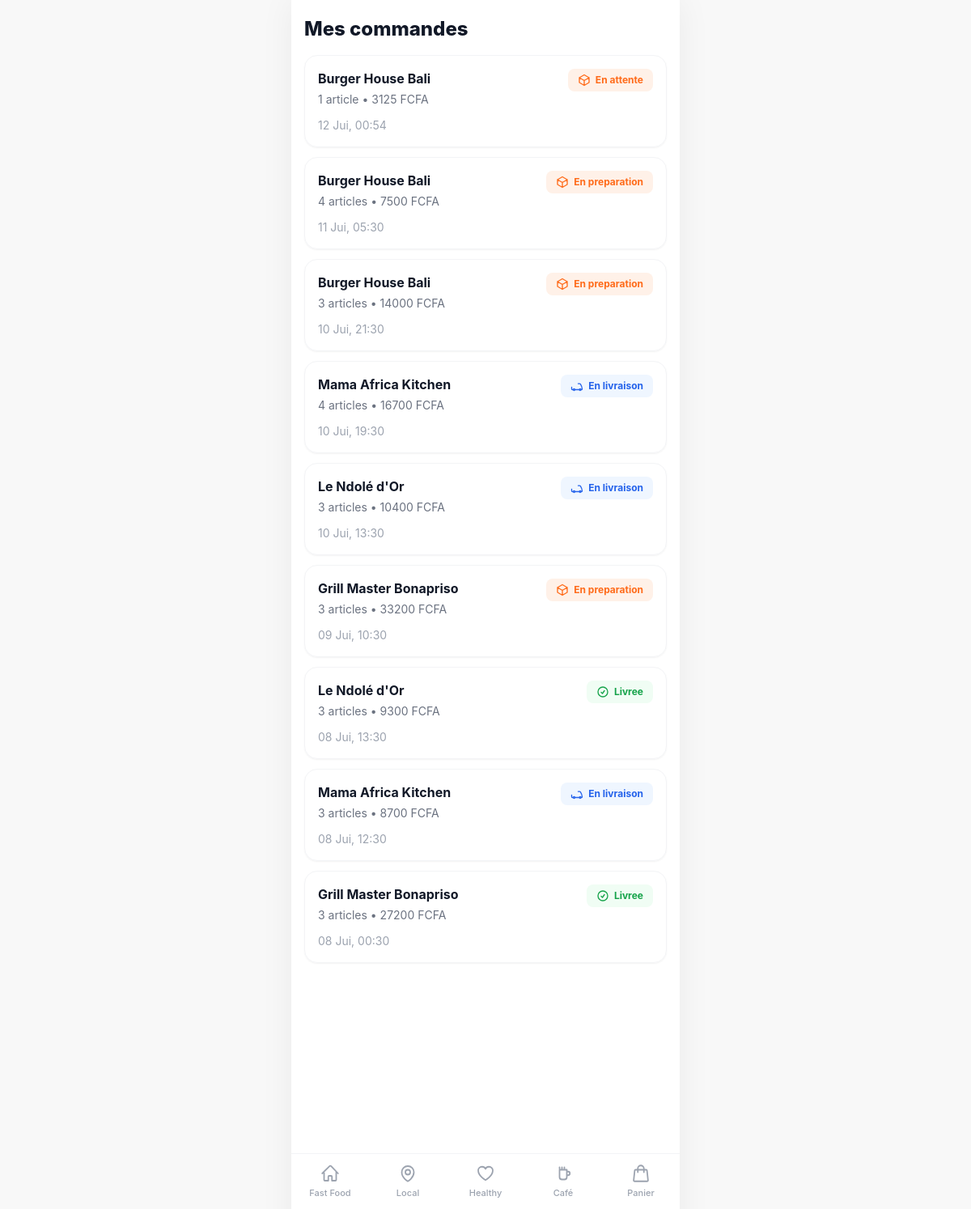
Page /commandes/ (signed in) on the committed database.
### apps/orders/models.py (models this page shows, shortened)
class Order(TimeStampedModel):
    class Status(models.TextChoices):
        PENDING = "pending", "En attente"
        CONFIRMED = "confirmed", "Confirmee"
        PREPARING = "preparing", "En preparation"
        READY = "ready", "Prete"
        PICKED_UP = "picked_up", "Recuperee"
        ON_THE_WAY = "on_the_way", "En livraison"
        DELIVERED = "delivered", "Livree"
        CANCELLED = "cancelled", "Annulee"
    class Payment(models.TextChoices):
        CASH = "cash", "Especes a la livraison"
        MOMO = "momo", "Mobile Money"
        OM = "om", "Orange Money"
        CARD = "card", "Carte bancaire"
    number = models.CharField(max_length=14, unique=True, blank=True, db_index=True)
    share_token = models.CharField(max_length=22, unique=True, blank=True, db_index=True)
    customer = models.ForeignKey(settings.AUTH_USER_MODEL, on_delete=models.CASCADE,
                                 related_name="orders")
    restaurant = models.ForeignKey(Restaurant, on_delete=models.PROTECT, related_name="orders")
    driver = models.ForeignKey(settings.AUTH_USER_MODEL, on_delete=models.SET_NULL,
                               null=True, blank=True, related_name="deliveries")
    status = models.CharField(max_length=14, choices=Status.choices, default=Status.PENDING)
    payment_method = models.CharField(max_length=8, choices=Payment.choices, default=Payment.CASH)
    items_total = models.PositiveIntegerField(default=0)
    delivery_fee = models.PositiveIntegerField(default=0)
    discount = models.PositiveIntegerField(default=0)
    total = models.PositiveIntegerField(default=0)
    delivery_address = models.CharField(max_length=255, blank=True)
    delivery_lat = models.FloatField(null=True, blank=True)
    delivery_lng = models.FloatField(null=True, blank=True)
    driver_lat = models.FloatField(null=True, blank=True)
    driver_lng = models.FloatField(null=True, blank=True)
    notes = models.TextField(blank=True)
    promo_code = models.CharField(max_length=24, blank=True)
    confirmed_at = models.DateTimeField(null=True, blank=True)
    delivered_at = models.DateTimeField(null=True, blank=True)
    class Meta:
        ordering = ["-created_at"]
        indexes = [models.Index(fields=["status"]), models.Index(fields=["-created_at"])]
    @property
    def item_count(self):
        return sum(i.quantity for i in self.items.all())
    @property
    def status_label(self):
        return self.get_status_display()

class OrderItem(models.Model):
    order = models.ForeignKey(Order, on_delete=models.CASCADE, related_name="items")
    dish = models.ForeignKey(Dish, on_delete=models.SET_NULL, null=True, related_name="order_items")
    name = models.CharField(max_length=140)        # snapshot
    unit_price = models.PositiveIntegerField()      # snapshot (prix paye)
    quantity = models.PositiveSmallIntegerField(default=1)

### apps/restaurants/models.py (models this page shows, shortened)
class Restaurant(TimeStampedModel):
    owner = models.ForeignKey(
        settings.AUTH_USER_MODEL, on_delete=models.CASCADE, related_name="restaurants")
    name = models.CharField(max_length=140)
    slug = models.SlugField(max_length=160, unique=True, blank=True)
    share_token = models.CharField(max_length=22, unique=True, blank=True, db_index=True)
    tagline = models.CharField(max_length=60, blank=True,
                               help_text="Badge ex: Cuisine Locale / Premium")
    bio = models.TextField(blank=True, help_text="Description / bio du restaurant")
    logo = models.ImageField(upload_to="restaurants/logos/", blank=True, null=True)
    cover_image = models.ImageField(upload_to="restaurants/covers/", blank=True, null=True)
    categories = models.ManyToManyField(Category, blank=True, related_name="restaurants")
    neighborhood = models.CharField(max_length=80, blank=True,
                                    help_text="Quartier ex: Bonanjo, Akwa, Bonapriso, Bali")
    city = models.CharField(max_length=80, default="Douala")
    address = models.CharField(max_length=255, blank=True)
    lat = models.FloatField(null=True, blank=True)
    lng = models.FloatField(null=True, blank=True)
    delivery_fee = models.PositiveIntegerField(default=500, help_text="Frais livraison en FCFA")
    delivery_time_min = models.PositiveSmallIntegerField(default=20)
    delivery_time_max = models.PositiveSmallIntegerField(default=40)
    min_order = models.PositiveIntegerField(default=0)
    brand_color = models.CharField(max_length=9, default="#FF6B1A")
    accent_color = models.CharField(max_length=9, default="#FFF1E8")
    is_pro = models.BooleanField(default=False, help_text="Badge Pro")
    is_premium = models.BooleanField(default=False)
    is_featured = models.BooleanField(default=False, help_text="A la une")
    is_active = models.BooleanField(default=True)
    rating = models.DecimalField(max_digits=3, decimal_places=1, default=0)
    rating_count = models.PositiveIntegerField(default=0)
    orders_count = models.PositiveIntegerField(default=0)
    phone = models.CharField(max_length=20, blank=True)
    class Meta:
        ordering = ["-is_featured", "-rating"]
        indexes = [models.Index(fields=["slug"]), models.Index(fields=["share_token"])]

### apps/orders/views.py (the view)
# urls.py: path("commandes/", views.order_list, name="list"),
@login_required
def order_list(request):
    orders = Order.objects.filter(customer=request.user).select_related("restaurant")
    return render(request, "client/orders.html",
                  {"orders": orders, "cart_count": _cart_count(request)})

### apps/core/context_processors.py (called while the page is built)
def brand(request):
    unread = 0
    if request.user.is_authenticated:
        unread = request.user.notifications.filter(is_read=False).count()
    return {
        "BRAND_NAME": "ONE EAT",
        "CURRENCY": settings.CURRENCY,
        "DEFAULT_CITY": settings.DEFAULT_CITY,
        "DOUALA_CENTER": settings.DOUALA_CENTER,
        "VAPID_PUBLIC_KEY": settings.VAPID_PUBLIC_KEY,
        "unread_notifications": unread,
    }

### apps/orders/views.py (called while the page is built)
def _get_cart(request):
    return request.session.get("cart", {})

def _cart_count(request):
    return sum(i.get("qty", 0) for i in _get_cart(request).values())

### templates/client/orders.html (shortened to what this page needs)
{% extends "client/base.html" %}
{% block content %}
<div class="px-4 pt-5">
  <h1 class="text-2xl font-extrabold text-gray-900">Mes commandes</h1>
</div>
<div class="px-4 mt-4 space-y-3">
  {% for order in orders %}
  <a href="{% url 'orders:detail' order.number %}" class="block rounded-2xl border border-gray-100 p-4 shadow-sm">
    <div class="flex items-start justify-between">
      <div>
        <h2 class="font-bold text-gray-900">{{ order.restaurant.name }}</h2>
        <p class="text-gray-500 text-sm mt-1">{{ order.item_count }} article{{ order.item_count|pluralize }} • {{ order.total }} {{ CURRENCY }}</p>
      </div>
      {% include "client/_status_badge.html" with status=order.status label=order.status_label %}
    </div>
    <p class="text-gray-400 text-sm mt-3">{{ order.created_at|date:"d M, H:i" }}</p>
  </a>
  {% endfor %}
</div>
{% endblock %}

### templates/client/_status_badge.html (shortened to what this page needs)
{% if status == 'delivered' %}
  <span class="flex-shrink-0 flex items-center gap-1.5 px-3 py-1.5 rounded-lg bg-green-50 text-green-600 text-xs font-bold">
    <svg class="w-4 h-4" fill="none" stroke="currentColor" stroke-width="2" viewBox="0 0 24 24"><path stroke-linecap="round" stroke-linejoin="round" d="M9 12.75L11.25 15 15 9.75M21 12a9 9 0 11-18 0 9 9 0 0118 0z"/></svg>{{ label }}</span>
{% elif status == 'cancelled' %}
  <span class="flex-shrink-0 flex items-center gap-1.5 px-3 py-1.5 rounded-lg bg-red-50 text-red-500 text-xs font-bold">✕ {{ label }}</span>
{% elif status == 'on_the_way' or status == 'picked_up' %}
  <span class="flex-shrink-0 flex items-center gap-1.5 px-3 py-1.5 rounded-lg bg-blue-50 text-blue-600 text-xs font-bold">
    {{ label }}</span>
{% else %}
  <span class="flex-shrink-0 flex items-center gap-1.5 px-3 py-1.5 rounded-lg bg-brand-50 text-brand text-xs font-bold">
    <svg class="w-4 h-4" fill="none" stroke="currentColor" stroke-width="2" viewBox="0 0 24 24"><path stroke-linecap="round" stroke-linejoin="round" d="M21 7.5l-9-5.25L3 7.5m18 0l-9 5.25m9-5.25v9l-9 5.25M3 7.5l9 5.25M3 7.5v9l9 5.25m0-9v9"/></svg>{{ label }}</span>
{% endif %}

### templates/base.html (style rules this page uses)
html,body { -webkit-tap-highlight-color:transparent; }
body { font-family:'Inter',system-ui,sans-serif; background:#f8f8f8; }

### rows in the picture
Order: restaurant.name "Burger House Bali", item_count "1", total "3125", CURRENCY "FCFA", label "En attente", created_at "12 Jui, 00:54"
Order: restaurant.name "Burger House Bali", item_count "4", total "7500", CURRENCY "FCFA", label "En preparation", created_at "11 Jui, 05:30"
Order: restaurant.name "Burger House Bali", item_count "3", total "14000", CURRENCY "FCFA", label "En preparation", created_at "10 Jui, 21:30"
Order: restaurant.name "Mama Africa Kitchen", item_count "4", total "16700", CURRENCY "FCFA", label "En livraison", created_at "10 Jui, 19:30"
Order: restaurant.name "Le Ndolé d'Or", item_count "3", total "10400", CURRENCY "FCFA", label "En livraison", created_at "10 Jui, 13:30"
Order: restaurant.name "Grill Master Bonapriso", item_count "3", total "33200", CURRENCY "FCFA", label "En preparation", created_at "09 Jui, 10:30"
Order: restaurant.name "Le Ndolé d'Or", item_count "3", total "9300", CURRENCY "FCFA", label "Livree", created_at "08 Jui, 13:30"
Order: restaurant.name "Mama Africa Kitchen", item_count "3", total "8700", CURRENCY "FCFA", label "En livraison", created_at "08 Jui, 12:30"
Order: restaurant.name "Grill Master Bonapriso", item_count "3", total "27200", CURRENCY "FCFA", label "Livree", created_at "08 Jui, 00:30"
